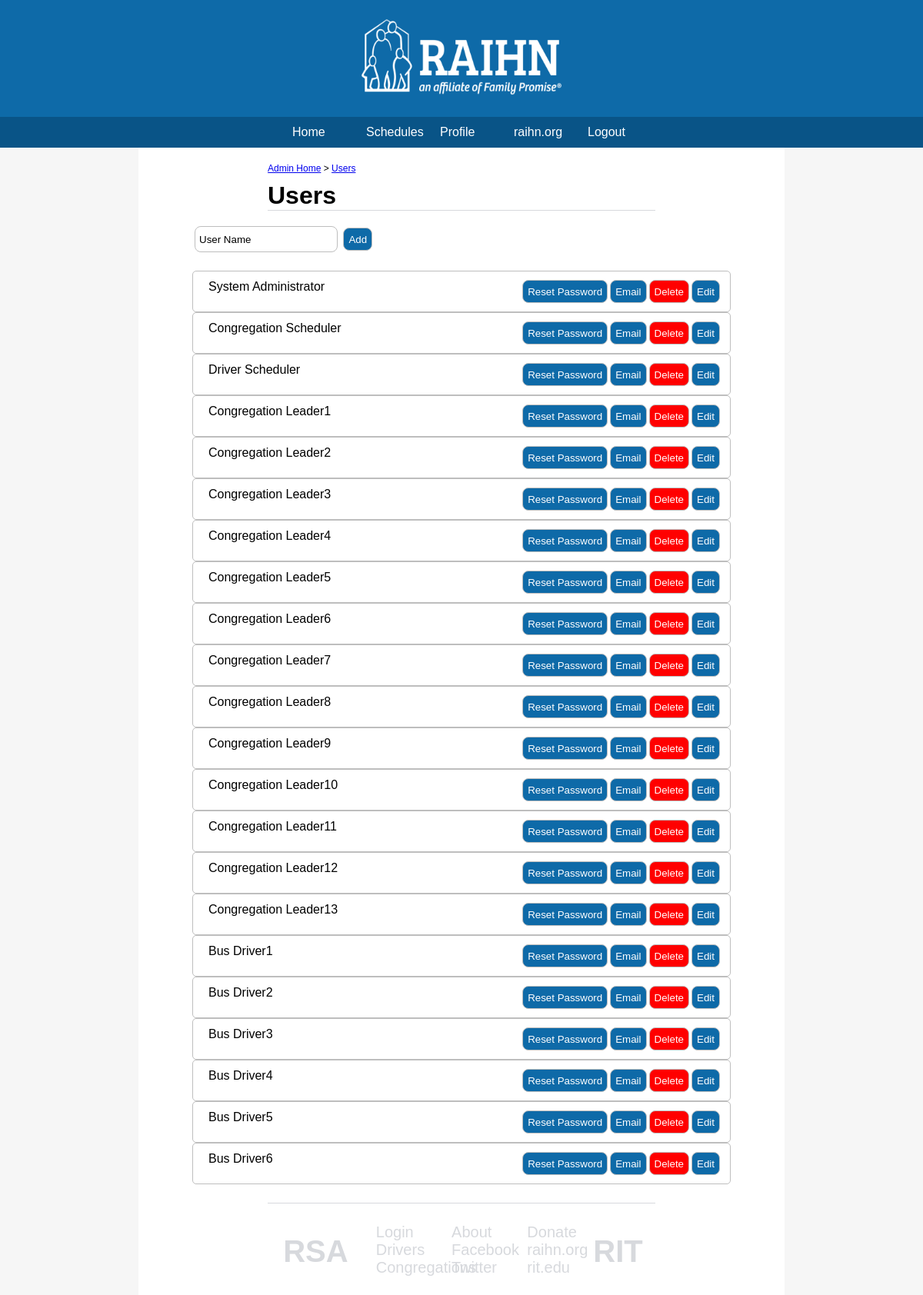
The app's page /templates/admin/admin_user.php (signed in) with its own data.
### tables this page shows
CREATE TABLE user (
	`id` INT(11) NOT NULL AUTO_INCREMENT,
	`first_name` VARCHAR(30) NOT NULL,
	`last_name` VARCHAR(30) NOT NULL,
	`role_ID` INT(11) NOT NULL,
	`email` VARCHAR(40) NOT NULL UNIQUE,
	`password` VARCHAR(255) NOT NULL,
	PRIMARY KEY (`id`),
	KEY `fk_user_role` (`role_ID`),
	CONSTRAINT `fk_user_role` FOREIGN KEY (`role_ID`) REFERENCES `role` (`id`) ON UPDATE CASCADE
);

### dbInfo.php (called while the page is built)
<?php
	$host = 'localhost';
	$user = 'root';
	$pass = 'TeamRedSQL!';
	$db =   'RSA_DB';
?>

### model/DB.class.php (called while the page is built, shortened)
<?php
 class DB{
 	function __construct($path_to_root){
		require_once("classes/user.class.php");
		require_once($path_to_root."../dbInfo.php");
		try{
			$this->db = new PDO("mysql:host=$host;dbname=$db",$user,$pass);
			$this->db->setAttribute(PDO::ATTR_ERRMODE,
									PDO::ERRMODE_EXCEPTION);
		}
		catch(PDOException $e){
			echo $e->getMessage();
			die();
		}
 	}
 	public function getAllUsers(){
 		try{
			$data = array();
			$stmt = $this->db->prepare("SELECT *
										FROM user");
			$stmt->execute();
			$data = $stmt->fetchAll(PDO::FETCH_CLASS,'user');
			return $data;
		}
		catch(PDOException $e){
			echo "getAllUsers - ".$e->getMessage();
			die();
		}
		return $data;
	}
 }

### model/classes/user.class.php (called while the page is built, shortened)
<?php
class User{
	private $id, $first_name, $last_name, $role_ID, $email, $password;
	public function getID(){return $this->id;}
	public function getWholeName(){return $this->first_name." ".$this->last_name;}
}

### BUS/admin/AdminFunctions.class.php (the view, shortened to what this page needs)
<?php
class AdminFunctions{
	private $path_to_root;
	private $db;
	public function __construct($page, $path_to_root){
		$this->path_to_root = $path_to_root;
		require_once($this->path_to_root.'../model/DB.class.php');
		$this->db = new DB($this->path_to_root);
	}
	function insertUserAdmin(){
		return "<div id='adminLink'>\n
					<a href='".$this->path_to_root."templates/admin/profile.php'>Admin Home</a>\n
					>
					<a href='#'>Users</a>\n
				</div>\n
				<h1>Users</h1>\n
					<div id='form'>\n
						<input type='text' class='text' name='user_name' value='User Name'>
						<input type='button' value='Add'>\n
					</div>";
	}
	function insertUsersIntoAdminPage(){
		$users = $this->db->getAllUsers();
		$tr = "";
		foreach($users as $user){
			$tr .= $this->getHTMLSnippet($user->getID(), $user->getWholeName(), 'u');
		}
		return "<table id='congregations'>".
				$tr
			.  "</table>";
	}
	private function getHTMLSnippet($id, $name, $type){
		return "<tr>
					<td>" . $name ." <div class='tb-container'> <a class='anchor' href='admin_edit_". $this->getType($type, 'cong', 'bus','user') . ".php?" . $this->getType($type, 'congregation', 'driver', 'user') . "=" . $id ."'>\n
									 	<input type='button' class='tb' name='" . $name . "' value='Edit'>\n
									 </a>\n
									 <a class='anchor' href='#'>\n
									 	<input type='button' class='delete-btn tb tb-delete' data-id='".$id ."' data-type='". $type."' name='delete-".$name."' value='Delete'>\n
									 </a>\n
									 <a href='../email.php?uid=".$id."'>\n
									 	<input type='button' class='tb' id='email-btn' name='email-".$name."' value='Email'>\n
									 </a>\n
									 <a class='anchor' href='#'>\n
									 	<input type='button' class='reset-btn tb' data-id='".$id ."' data-type='". $type."' value='Reset Password'>\n
									 </a></div>\n
					</td>
				</tr>";
	}
	private function getType($type, $cong, $bus, $user){
		switch($type){
			case 'u':
				return $user;
		}
	}
}
?>

### public_html/css/default.css (style rules this page uses)
body { background-color:#F6F6F6; font-family: Arial; padding: 0; margin: 0; }

### public_html/css/admin.css (style rules this page uses)
h1 { width: 60%; padding-top: 30px; margin: 0 auto; border-bottom: 1pt solid #d7d9dd; }
#adminLink { width: 60%; margin: 0 auto; font-size: 12px; padding-top:20px; margin-bottom: -20px; display: block; }
#form { padding-top: 20px; width: 700px; margin: 0 auto; }
#congregations { margin: 0 auto; padding-top: 3vh; padding-bottom: 3vh; }
table { background: white; border-spacing: 0; text-align: center; margin-top: 10px; width: 700px; margin-bottom: 50px; }
td { height: 50px; border: 1px solid #BEBEBE; border-radius: 5px; font-size: 16px; text-align:left; padding-left: 20px; }
input { background: #0E6AA8; color: white; border: 1px solid #BEBEBE; border-radius: 8px; height: 30px; margin-left: 3px; }
.text, .fulltext, .heighttext { padding-left: 5px; background: white; color: black; }
.tb-container { float: right; margin-right: 1vw; }
.tb { position: relative; float: right; }
.tb-delete { background-color: red; }

### records on screen
user: name "System Administrator"
user: name "Congregation Scheduler"
user: name "Driver Scheduler"
user: name "Congregation Leader1"
user: name "Congregation Leader2"
user: name "Congregation Leader3"
user: name "Congregation Leader4"
user: name "Congregation Leader5"
user: name "Congregation Leader6"
user: name "Congregation Leader7"
user: name "Congregation Leader8"
user: name "Congregation Leader9"
user: name "Congregation Leader10"
user: name "Congregation Leader11"
user: name "Congregation Leader12"
user: name "Congregation Leader13"
user: name "Bus Driver1"
user: name "Bus Driver2"
user: name "Bus Driver3"
user: name "Bus Driver4"
user: name "Bus Driver5"
user: name "Bus Driver6"
